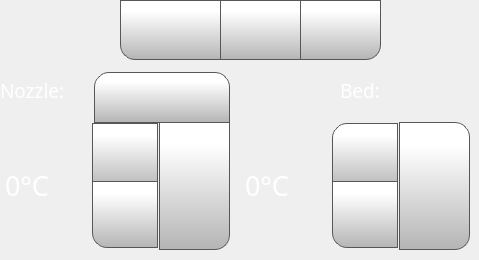
      <widget class="QWidget" name="temperatureTab">
       <attribute name="icon">
        <iconset>
         <normaloff>templates/img/thermometer.png</normaloff>
         <normalon>templates/img/thermometer_Selected.png</normalon>templates/img/thermometer.png</iconset>
       </attribute>
       <attribute name="title">
        <string/>
       </attribute>
       <widget class="QLabel" name="toolLabel">
        <property name="geometry">
         <rect>
          <x>0</x>
          <y>80</y>
          <width>70</width>
          <height>21</height>
         </rect>
        </property>
        <property name="font">
         <font>
          <family>Gotham Light</family>
          <pointsize>14</pointsize>
          <weight>50</weight>
          <bold>false</bold>
         </font>
        </property>
        <property name="styleSheet">
         <string notr="true">color: rgb(255, 255, 255);</string>
        </property>
        <property name="text">
         <string>Nozzle:</string>
        </property>
       </widget>
       <widget class="QLabel" name="bedLabel_2">
        <property name="geometry">
         <rect>
          <x>340</x>
          <y>80</y>
          <width>70</width>
          <height>21</height>
         </rect>
        </property>
        <property name="font">
         <font>
          <family>Gotham Light</family>
          <pointsize>14</pointsize>
          <weight>50</weight>
          <bold>false</bold>
         </font>
        </property>
        <property name="styleSheet">
         <string notr="true">color: rgb(255, 255, 255);</string>
        </property>
        <property name="text">
         <string>Bed:</string>
        </property>
       </widget>
       <widget class="QPushButton" name="cooldownButton">
        <property name="geometry">
         <rect>
          <x>120</x>
          <y>0</y>
          <width>101</width>
          <height>60</height>
         </rect>
        </property>
        <property name="minimumSize">
         <size>
          <width>0</width>
          <height>0</height>
         </size>
        </property>
        <property name="font">
         <font>
          <family>Gotham</family>
          <pointsize>15</pointsize>
         </font>
        </property>
        <property name="styleSheet">
         <string notr="true">QPushButton {
    border: 1px solid rgb(87, 87, 87);
	background-color: qlineargradient(spread:pad, x1:0, y1:1, x2:0, y2:0.188, stop:0 rgba(180, 180, 180, 255), stop:1 rgba(255, 255, 255, 255));
border-bottom-left-radius: 15px;
}

QPushButton:pressed {
    background-color: qlineargradient(x1: 0, y1: 0, x2: 0, y2: 1,
                                      stop: 0 #dadbde, stop: 1 #f6f7fa);
}

QPushButton:flat {
    border: none; /* no border for a flat push button */
}

QPushButton:default {
    border-color: navy; /* make the default button prominent */
}

QPushButton:focus {
	outline: none;
}</string>
        </property>
        <property name="text">
         <string/>
        </property>
        <property name="icon">
         <iconset>
          <normaloff>templates/img/snowflake.png</normaloff>templates/img/snowflake.png</iconset>
        </property>
        <property name="iconSize">
         <size>
          <width>40</width>
          <height>40</height>
         </size>
        </property>
       </widget>
       <widget class="QPushButton" name="fanOffButton">
        <property name="geometry">
         <rect>
          <x>300</x>
          <y>0</y>
          <width>81</width>
          <height>60</height>
         </rect>
        </property>
        <property name="minimumSize">
         <size>
          <width>0</width>
          <height>0</height>
         </size>
        </property>
        <property name="font">
         <font>
          <family>Gotham</family>
          <pointsize>15</pointsize>
         </font>
        </property>
        <property name="styleSheet">
         <string notr="true">QPushButton {
     border: 1px solid rgb(87, 87, 87);

	background-color: qlineargradient(spread:pad, x1:0, y1:1, x2:0, y2:0.188, stop:0 rgba(180, 180, 180, 255), stop:1 rgba(255, 255, 255, 255));
border-bottom-right-radius: 15px;
}

QPushButton:pressed {
    background-color: qlineargradient(x1: 0, y1: 0, x2: 0, y2: 1,
                                      stop: 0 #dadbde, stop: 1 #f6f7fa);
}

QPushButton:flat {
    border: none; /* no border for a flat push button */
}

QPushButton:default {
    border-color: navy; /* make the default button prominent */
}

QPushButton:focus {
	outline: none;
}</string>
        </property>
        <property name="text">
         <string/>
        </property>
        <property name="icon">
         <iconset>
          <normaloff>templates/img/fan-black-silhouette-off.png</normaloff>templates/img/fan-black-silhouette-off.png</iconset>
        </property>
        <property name="iconSize">
         <size>
          <width>40</width>
          <height>40</height>
         </size>
        </property>
        <property name="checkable">
         <bool>false</bool>
        </property>
        <property name="autoDefault">
         <bool>false</bool>
        </property>
        <property name="default">
         <bool>false</bool>
        </property>
        <property name="flat">
         <bool>false</bool>
        </property>
       </widget>
       <widget class="QPushButton" name="fanOnButton">
        <property name="geometry">
         <rect>
          <x>220</x>
          <y>0</y>
          <width>81</width>
          <height>60</height>
         </rect>
        </property>
        <property name="minimumSize">
         <size>
          <width>0</width>
          <height>0</height>
         </size>
        </property>
        <property name="font">
         <font>
          <family>Gotham</family>
          <pointsize>15</pointsize>
         </font>
        </property>
        <property name="styleSheet">
         <string notr="true">QPushButton {
     border: 1px solid rgb(87, 87, 87);

	background-color: qlineargradient(spread:pad, x1:0, y1:1, x2:0, y2:0.188, stop:0 rgba(180, 180, 180, 255), stop:1 rgba(255, 255, 255, 255));
}

QPushButton:pressed {
    background-color: qlineargradient(x1: 0, y1: 0, x2: 0, y2: 1,
                                      stop: 0 #dadbde, stop: 1 #f6f7fa);
}

QPushButton:flat {
    border: none; /* no border for a flat push button */
}

QPushButton:default {
    border-color: navy; /* make the default button prominent */
}

QPushButton:focus {
	outline: none;
}</string>
        </property>
        <property name="text">
         <string/>
        </property>
        <property name="icon">
         <iconset>
          <normaloff>templates/img/fan-black-silhouette.png</normaloff>templates/img/fan-black-silhouette.png</iconset>
        </property>
        <property name="iconSize">
         <size>
          <width>40</width>
          <height>40</height>
         </size>
        </property>
        <property name="checkable">
         <bool>false</bool>
        </property>
        <property name="autoDefault">
         <bool>false</bool>
        </property>
        <property name="default">
         <bool>false</bool>
        </property>
        <property name="flat">
         <bool>false</bool>
        </property>
       </widget>
       <widget class="QSpinBox" name="toolTempSpinBox">
        <property name="geometry">
         <rect>
          <x>0</x>
          <y>120</y>
          <width>161</width>
          <height>131</height>
         </rect>
        </property>
        <property name="font">
         <font>
          <family>Gotham</family>
          <pointsize>20</pointsize>
         </font>
        </property>
        <property name="styleSheet">
         <string notr="true">QSpinBox {
    padding-right: 5px; /* make room for the arrows */
	color: rgb(255, 255, 255);
	background-color: rgba(255, 255, 255, 0);
   
}
QSpinBox ::text:selected {
	background-color: rgb(255, 146, 57);
   
}
QSpinBox::up-button {
     border: 1px solid rgb(87, 87, 87);


	background-color: qlineargradient(spread:pad, x1:0, y1:1, x2:0, y2:0.188, stop:0 rgba(180, 180, 180, 255), stop:1 rgba(255, 255, 255, 255));
    width: 60px;
     height: 61px;
    padding: 2px;
}

QSpinBox::up-arrow { 
image: url(./templates/img/arrows.png);
    width: 40px;
     height: 40px;
padding: 5px; }



QSpinBox::up-button:pressed {
    background-color: qlineargradient(x1: 0, y1: 0, x2: 0, y2: 1,
                                      stop: 0 #dadbde, stop: 1 #f6f7fa);
}


QSpinBox::down-button {
     border: 1px solid rgb(87, 87, 87);
border-bottom-left-radius: 15px;
	background-color: qlineargradient(spread:pad, x1:0, y1:1, x2:0, y2:0.188, stop:0 rgba(180, 180, 180, 255), stop:1 rgba(255, 255, 255, 255));
    width: 60px;
     height: 61px;
    padding: 2px;
}

QSpinBox::down-arrow {
image: url(./templates/img/arrows-5.png);
    width: 40px;
     height: 40px;
padding: 5px;
}

QSpinBox::down-button:pressed {
    background-color: qlineargradient(x1: 0, y1: 0, x2: 0, y2: 1,
                                      stop: 0 #dadbde, stop: 1 #f6f7fa);

}

</string>
        </property>
        <property name="readOnly">
         <bool>false</bool>
        </property>
        <property name="buttonSymbols">
         <enum>QAbstractSpinBox::UpDownArrows</enum>
        </property>
        <property name="accelerated">
         <bool>true</bool>
        </property>
        <property name="suffix">
         <string>°C</string>
        </property>
        <property name="maximum">
         <number>300</number>
        </property>
        <property name="singleStep">
         <number>1</number>
        </property>
        <property name="value">
         <number>0</number>
        </property>
       </widget>
       <widget class="QSpinBox" name="bedTempSpinBox">
        <property name="geometry">
         <rect>
          <x>240</x>
          <y>120</y>
          <width>161</width>
          <height>131</height>
         </rect>
        </property>
        <property name="font">
         <font>
          <family>Gotham</family>
          <pointsize>20</pointsize>
         </font>
        </property>
        <property name="styleSheet">
         <string notr="true">QSpinBox {
    padding-right: 5px; /* make room for the arrows */
	color: rgb(255, 255, 255);
	background-color: rgba(255, 255, 255, 0);
   
}
QSpinBox ::text:selected {
	background-color: rgb(255, 146, 57);
   
}
QSpinBox::up-button {
     border: 1px solid rgb(87, 87, 87);

border-top-left-radius: 15px;
	background-color: qlineargradient(spread:pad, x1:0, y1:1, x2:0, y2:0.188, stop:0 rgba(180, 180, 180, 255), stop:1 rgba(255, 255, 255, 255));
    width: 60px;
     height: 61px;
    padding: 2px;
}

QSpinBox::up-arrow { image: url(./templates/img/arrows.png);
    width: 40px;
     height: 40px;
padding: 5px; }



QSpinBox::up-button:pressed {
    background-color: qlineargradient(x1: 0, y1: 0, x2: 0, y2: 1,
                                      stop: 0 #dadbde, stop: 1 #f6f7fa);
}


QSpinBox::down-button {
     border: 1px solid rgb(87, 87, 87);
border-bottom-left-radius: 15px;
	background-color: qlineargradient(spread:pad, x1:0, y1:1, x2:0, y2:0.188, stop:0 rgba(180, 180, 180, 255), stop:1 rgba(255, 255, 255, 255));
    width: 60px;
     height: 61px;
    padding: 2px;
}

QSpinBox::down-arrow {image: url(./templates/img/arrows-5.png);
    width: 40px;
     height: 40px;
padding: 5px;
}

QSpinBox::down-button:pressed {
    background-color: qlineargradient(x1: 0, y1: 0, x2: 0, y2: 1,
                                      stop: 0 #dadbde, stop: 1 #f6f7fa);

}

</string>
        </property>
        <property name="readOnly">
         <bool>false</bool>
        </property>
        <property name="buttonSymbols">
         <enum>QAbstractSpinBox::UpDownArrows</enum>
        </property>
        <property name="accelerated">
         <bool>true</bool>
        </property>
        <property name="suffix">
         <string>°C</string>
        </property>
        <property name="maximum">
         <number>150</number>
        </property>
        <property name="singleStep">
         <number>1</number>
        </property>
        <property name="value">
         <number>0</number>
        </property>
       </widget>
       <widget class="QPushButton" name="setToolTempButton">
        <property name="geometry">
         <rect>
          <x>159</x>
          <y>120</y>
          <width>71</width>
          <height>130</height>
         </rect>
        </property>
        <property name="font">
         <font>
          <family>Gotham</family>
          <pointsize>13</pointsize>
         </font>
        </property>
        <property name="styleSheet">
         <string notr="true">QPushButton {
     border: 1px solid rgb(87, 87, 87);
	background-color: qlineargradient(spread:pad, x1:0, y1:1, x2:0, y2:0.188, stop:0 rgba(180, 180, 180, 255), stop:1 rgba(255, 255, 255, 255));
border-bottom-right-radius: 15px;

}

QPushButton:pressed {
    background-color: qlineargradient(x1: 0, y1: 0, x2: 0, y2: 1,
                                      stop: 0 #dadbde, stop: 1 #f6f7fa);
}

QPushButton:flat {
    border: none; /* no border for a flat push button */
}

QPushButton:default {
    border-color: navy; /* make the default button prominent */
}

QPushButton:focus {
	outline: none;
}</string>
        </property>
        <property name="text">
         <string/>
        </property>
        <property name="icon">
         <iconset>
          <normaloff>templates/img/verification-mark.png</normaloff>templates/img/verification-mark.png</iconset>
        </property>
        <property name="iconSize">
         <size>
          <width>50</width>
          <height>50</height>
         </size>
        </property>
       </widget>
       <widget class="QPushButton" name="setBedTempButton">
        <property name="geometry">
         <rect>
          <x>399</x>
          <y>122</y>
          <width>71</width>
          <height>128</height>
         </rect>
        </property>
        <property name="font">
         <font>
          <family>Gotham</family>
          <pointsize>13</pointsize>
         </font>
        </property>
        <property name="styleSheet">
         <string notr="true">QPushButton {
     border: 1px solid rgb(87, 87, 87);
	background-color: qlineargradient(spread:pad, x1:0, y1:1, x2:0, y2:0.188, stop:0 rgba(180, 180, 180, 255), stop:1 rgba(255, 255, 255, 255));
border-top-right-radius: 15px;
border-bottom-right-radius: 15px;

}

QPushButton:pressed {
    background-color: qlineargradient(x1: 0, y1: 0, x2: 0, y2: 1,
                                      stop: 0 #dadbde, stop: 1 #f6f7fa);
}

QPushButton:flat {
    border: none; /* no border for a flat push button */
}

QPushButton:default {
    border-color: navy; /* make the default button prominent */
}

QPushButton:focus {
	outline: none;
}</string>
        </property>
        <property name="text">
         <string/>
        </property>
        <property name="icon">
         <iconset>
          <normaloff>templates/img/verification-mark.png</normaloff>templates/img/verification-mark.png</iconset>
        </property>
        <property name="iconSize">
         <size>
          <width>50</width>
          <height>50</height>
         </size>
        </property>
       </widget>
       <widget class="QPushButton" name="toolToggleTemperatureButton">
        <property name="geometry">
         <rect>
          <x>94</x>
          <y>72</y>
          <width>136</width>
          <height>51</height>
         </rect>
        </property>
        <property name="minimumSize">
         <size>
          <width>0</width>
          <height>0</height>
         </size>
        </property>
        <property name="font">
         <font>
          <family>Gotham</family>
          <pointsize>15</pointsize>
         </font>
        </property>
        <property name="styleSheet">
         <string notr="true">QPushButton {
     border: 1px solid rgb(87, 87, 87);
 border-top-right-radius:15px;
 border-top-left-radius:15px;
	background-color: qlineargradient(spread:pad, x1:0, y1:1, x2:0, y2:0.188, stop:0 rgba(180, 180, 180, 255), stop:1 rgba(255, 255, 255, 255));
}

QPushButton:pressed {
    background-color: qlineargradient(x1: 0, y1: 0, x2: 0, y2: 1,
                                      stop: 0 #dadbde, stop: 1 #f6f7fa);
}

QPushButton:flat {
    border: none; /* no border for a flat push button */
}

QPushButton:default {
    border-color: navy; /* make the default button prominent */
}

QPushButton:focus {
	outline: none;
}</string>
        </property>
        <property name="text">
         <string/>
        </property>
        <property name="icon">
         <iconset>
          <normaloff>templates/img/NozzleSelect_0.png</normaloff>
          <normalon>templates/img/NozzleSelect_1.png</normalon>templates/img/NozzleSelect_0.png</iconset>
        </property>
        <property name="iconSize">
         <size>
          <width>90</width>
          <height>90</height>
         </size>
        </property>
        <property name="checkable">
         <bool>true</bool>
        </property>
        <property name="checked">
         <bool>false</bool>
        </property>
        <property name="autoDefault">
         <bool>false</bool>
        </property>
        <property name="default">
         <bool>false</bool>
        </property>
        <property name="flat">
         <bool>false</bool>
        </property>
       </widget>
       <zorder>toolLabel</zorder>
       <zorder>bedLabel_2</zorder>
       <zorder>cooldownButton</zorder>
       <zorder>fanOffButton</zorder>
       <zorder>fanOnButton</zorder>
       <zorder>setToolTempButton</zorder>
       <zorder>setBedTempButton</zorder>
       <zorder>bedTempSpinBox</zorder>
       <zorder>toolTempSpinBox</zorder>
       <zorder>toolToggleTemperatureButton</zorder>
      </widget>
